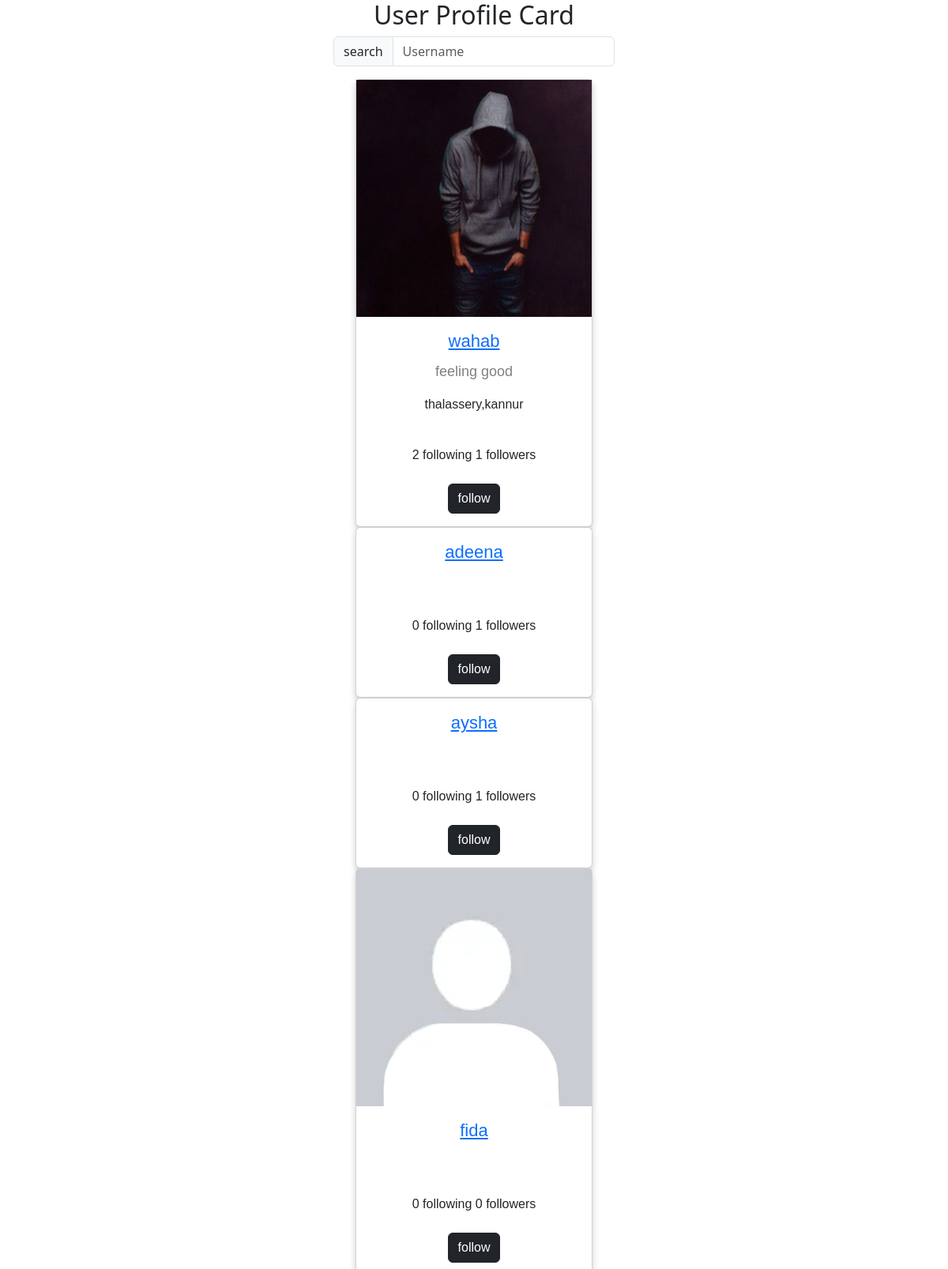
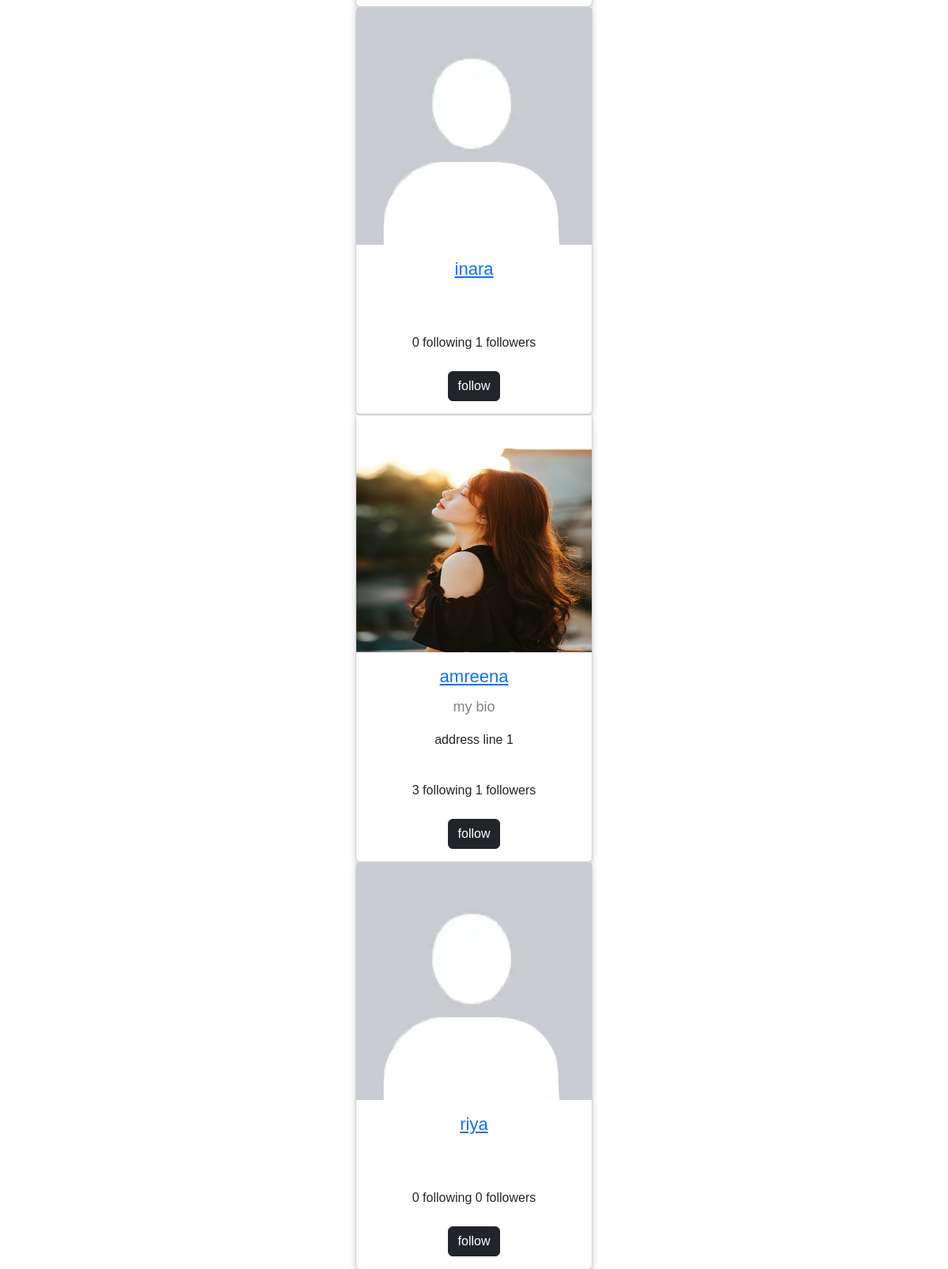
Screenshot of /profile/all (signed in, upper part) with the database file from the repository (2 pictures, top to bottom).
### myapp/models.py (models this page shows, shortened)
class UserProfile(models.Model):
    user=models.OneToOneField(User,on_delete=models.CASCADE,related_name="profile")
    profile_pic=models.ImageField(upload_to="profilepics",default="/profilepics/default.jpg")
    bio=models.CharField(max_length=200)
    address=models.CharField(max_length=200)
    dob=models.DateTimeField(null=True)
    following=models.ManyToManyField("self",related_name="followed_by",symmetrical=False)
    created_date=models.DateTimeField(auto_now_add=True)
    cover_pic=models.ImageField(upload_to="coverpic",blank=True,default="/profilepics/cover.jpg")
    def __str__(self):
        return self.user.username

### myapp/views.py (the view, shortened to what this page needs)
# urls.py: path("profile/all",views.ProfileListView.as_view(),name="profile-list"),
class  ProfileListView(ListView):
    model=UserProfile
    template_name="profile-list.html"
    context_object_name="profiles"
    def get_queryset(self):
        return UserProfile.objects.exclude(user=self.request.user)

### myapp/templates/profile-list.html (shortened to what this page needs)
<!DOCTYPE html>
{%load static%}
<html>
<head>
    <link rel="stylesheet" href="{%static 'css/card-style.css' %}">
<link rel="stylesheet" href="https://cdnjs.cloudflare.com/ajax/libs/font-awesome/4.7.0/css/font-awesome.min.css">
<link href="https://cdn.jsdelivr.net/npm/bootstrap@5.3.5/dist/css/bootstrap.min.css" rel="stylesheet">
</head>
<body>
<h2 style="text-align:center">User Profile Card</h2>
<div class="container">
  <div class="row">
    <div class="col-4"></div>
    <div class="col-4">
      <div class="input-group mb-3">
        <span class="input-group-text" id="basic-addon1">search</span>
        <input type="text" class="form-control" placeholder="Username" aria-label="Username" aria-describedby="basic-addon1" name="username">
      </div>
    </div>
    <div class="col-4"></div>
  </div>
</div>
{%for profile in profiles%}
<div class="card">
    {%if profile.profile_pic%}
    <img src="{{profile.profile_pic.url}}" alt="John" style="width:100%" height="300px">
    {%endif%}
    <h1><a href="{%url 'profile-detail' profile.id%}">{{profile}}</a></h1>
    <p class="title">{{profile.bio}}</p>
    <p>{{profile.address}}</p>
    <div style="margin: 24px 0;">
        {{profile.following.all.count}} following
        {{profile.followed_by.all.count}} followers
    </div>
    <p>
        {%if request.user.profile in profile.followed_by.all%}
          <a href="{%url 'unfollow' profile.id%}" class="btn btn-outline-dark">unfollow</a>
        {%else%}
          <a href="{%url 'follow' profile.id%}" class="btn btn-dark">follow</a>
         {%endif%}
    </p>
  </div>
{%endfor%}
</body>
</html>

### myapp/static/css/card-style.css (style rules this page uses)
.card { box-shadow: 0 4px 8px 0 rgba(0, 0, 0, 0.2); max-width: 300px; margin: auto; text-align: center; font-family: arial; }
.title { color: grey; font-size: 18px; }
a { text-decoration: none; font-size: 22px; color: black; }

### rows the page displays
UserProfile: profile_pic (picture), user.username "wahab", bio "feeling good", address "thalassery,kannur", following.all.count "2", followed_by.all.count "1"
UserProfile: user.username "adeena", following.all.count "0", followed_by.all.count "1"
UserProfile: user.username "aysha", following.all.count "0", followed_by.all.count "1"
UserProfile: profile_pic (placeholder picture), user.username "fida", following.all.count "0", followed_by.all.count "0"
UserProfile: profile_pic (placeholder picture), user.username "inara", following.all.count "0", followed_by.all.count "1"
UserProfile: profile_pic (picture), user.username "amreena", bio "my bio", address "address line 1", following.all.count "3", followed_by.all.count "1"
UserProfile: profile_pic (placeholder picture), user.username "riya", following.all.count "0", followed_by.all.count "0"
